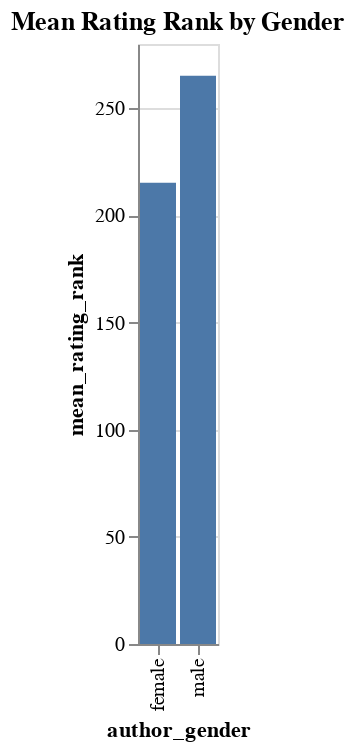

Notebook code cell kept with this figure:
### Markdown cell above
We see that both latin and japanese have only one book in the list. Apparently, both of these are rated quite highly. Since the sample size of each of these languages is just one book, we can't make any conclusions on whether or not books written in these languages are actually better; we would need a larger sample. 

Next, we can analyse gender.

### Code cell
gender_chart = alt.Chart(gender_rating_rank).mark_bar().encode(
    x='author_gender',
    y='mean_rating_rank'
).properties(
    title='Mean Rating Rank by Gender'
)
gender_chart

### Figure 1 — Vega-Lite specification as saved in the notebook (floating-point values rounded to 4 significant figures)
{"config": {"view": {"continuousWidth": 300, "continuousHeight": 300}}, "data": {"name": "data-35c3314ca3dcbaf4538299ec83201c53"}, "mark": {"type": "bar"}, "encoding": {"x": {"field": "author_gender", "type": "nominal"}, "y": {"field": "mean_rating_rank", "type": "quantitative"}}, "title": "Mean Rating Rank by Gender", "$schema": "https://vega.github.io/schema/vega-lite/v5.20.1.json", "datasets": {"data-35c3314ca3dcbaf4538299ec83201c53": [{"author_gender": "female", "mean_rating_rank": 215.2}, {"author_gender": "male", "mean_rating_rank": 265.2}]}}
